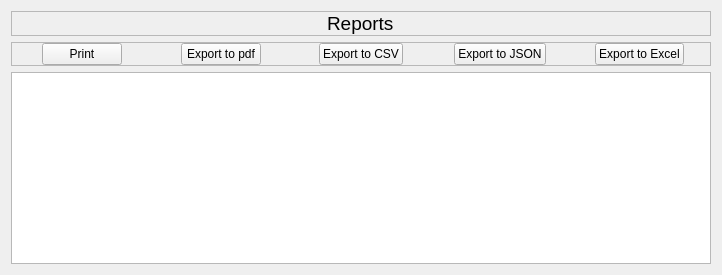
            <widget class="QWidget" name="report_page">
             <layout class="QVBoxLayout" name="verticalLayout_23">
              <item alignment="Qt::AlignmentFlag::AlignTop">
               <widget class="QWidget" name="widget_15" native="true">
                <property name="sizePolicy">
                 <sizepolicy hsizetype="Expanding" vsizetype="Expanding">
                  <horstretch>0</horstretch>
                  <verstretch>0</verstretch>
                 </sizepolicy>
                </property>
                <layout class="QVBoxLayout" name="verticalLayout_24">
                 <property name="spacing">
                  <number>0</number>
                 </property>
                 <property name="leftMargin">
                  <number>0</number>
                 </property>
                 <property name="topMargin">
                  <number>0</number>
                 </property>
                 <property name="rightMargin">
                  <number>0</number>
                 </property>
                 <property name="bottomMargin">
                  <number>0</number>
                 </property>
                 <item alignment="Qt::AlignmentFlag::AlignTop">
                  <widget class="QFrame" name="frame_23">
                   <property name="sizePolicy">
                    <sizepolicy hsizetype="Expanding" vsizetype="Expanding">
                     <horstretch>0</horstretch>
                     <verstretch>0</verstretch>
                    </sizepolicy>
                   </property>
                   <property name="font">
                    <font>
                     <family>Microsoft Yi Baiti</family>
                     <pointsize>14</pointsize>
                    </font>
                   </property>
                   <property name="frameShape">
                    <enum>QFrame::Shape::StyledPanel</enum>
                   </property>
                   <property name="frameShadow">
                    <enum>QFrame::Shadow::Raised</enum>
                   </property>
                   <layout class="QHBoxLayout" name="horizontalLayout_22">
                    <property name="spacing">
                     <number>0</number>
                    </property>
                    <property name="leftMargin">
                     <number>0</number>
                    </property>
                    <property name="topMargin">
                     <number>0</number>
                    </property>
                    <property name="rightMargin">
                     <number>0</number>
                    </property>
                    <property name="bottomMargin">
                     <number>0</number>
                    </property>
                    <item alignment="Qt::AlignmentFlag::AlignHCenter|Qt::AlignmentFlag::AlignTop">
                     <widget class="QLabel" name="report_label">
                      <property name="sizePolicy">
                       <sizepolicy hsizetype="Expanding" vsizetype="Expanding">
                        <horstretch>0</horstretch>
                        <verstretch>0</verstretch>
                       </sizepolicy>
                      </property>
                      <property name="font">
                       <font>
                        <family>Arial</family>
                        <pointsize>14</pointsize>
                        <bold>false</bold>
                       </font>
                      </property>
                      <property name="text">
                       <string>Reports</string>
                      </property>
                     </widget>
                    </item>
                   </layout>
                  </widget>
                 </item>
                </layout>
               </widget>
              </item>
              <item>
               <widget class="QWidget" name="widget_16" native="true">
                <layout class="QHBoxLayout" name="horizontalLayout_23">
                 <property name="spacing">
                  <number>0</number>
                 </property>
                 <property name="leftMargin">
                  <number>0</number>
                 </property>
                 <property name="topMargin">
                  <number>0</number>
                 </property>
                 <property name="rightMargin">
                  <number>0</number>
                 </property>
                 <property name="bottomMargin">
                  <number>0</number>
                 </property>
                 <item>
                  <widget class="QFrame" name="frame_24">
                   <property name="frameShape">
                    <enum>QFrame::Shape::StyledPanel</enum>
                   </property>
                   <property name="frameShadow">
                    <enum>QFrame::Shadow::Raised</enum>
                   </property>
                   <layout class="QHBoxLayout" name="horizontalLayout_25">
                    <property name="spacing">
                     <number>0</number>
                    </property>
                    <property name="leftMargin">
                     <number>0</number>
                    </property>
                    <property name="topMargin">
                     <number>0</number>
                    </property>
                    <property name="rightMargin">
                     <number>0</number>
                    </property>
                    <property name="bottomMargin">
                     <number>0</number>
                    </property>
                    <item alignment="Qt::AlignmentFlag::AlignHCenter">
                     <widget class="QPushButton" name="print_btn">
                      <property name="enabled">
                       <bool>true</bool>
                      </property>
                      <property name="minimumSize">
                       <size>
                        <width>70</width>
                        <height>0</height>
                       </size>
                      </property>
                      <property name="cursor">
                       <cursorShape>PointingHandCursor</cursorShape>
                      </property>
                      <property name="text">
                       <string>Print</string>
                      </property>
                     </widget>
                    </item>
                    <item alignment="Qt::AlignmentFlag::AlignHCenter">
                     <widget class="QPushButton" name="export_pdf_btn">
                      <property name="cursor">
                       <cursorShape>PointingHandCursor</cursorShape>
                      </property>
                      <property name="text">
                       <string>Export to pdf</string>
                      </property>
                     </widget>
                    </item>
                    <item alignment="Qt::AlignmentFlag::AlignHCenter">
                     <widget class="QPushButton" name="export_csv_btn">
                      <property name="text">
                       <string>Export to CSV</string>
                      </property>
                     </widget>
                    </item>
                    <item alignment="Qt::AlignmentFlag::AlignHCenter">
                     <widget class="QPushButton" name="export_json_btn">
                      <property name="text">
                       <string>Export to JSON</string>
                      </property>
                     </widget>
                    </item>
                    <item alignment="Qt::AlignmentFlag::AlignHCenter">
                     <widget class="QPushButton" name="pushButton_4">
                      <property name="text">
                       <string>Export to Excel</string>
                      </property>
                     </widget>
                    </item>
                   </layout>
                  </widget>
                 </item>
                </layout>
               </widget>
              </item>
              <item alignment="Qt::AlignmentFlag::AlignHCenter">
               <widget class="QWidget" name="widget_17" native="true">
                <property name="sizePolicy">
                 <sizepolicy hsizetype="Expanding" vsizetype="Preferred">
                  <horstretch>0</horstretch>
                  <verstretch>0</verstretch>
                 </sizepolicy>
                </property>
                <property name="minimumSize">
                 <size>
                  <width>700</width>
                  <height>0</height>
                 </size>
                </property>
                <layout class="QHBoxLayout" name="horizontalLayout_26">
                 <property name="spacing">
                  <number>0</number>
                 </property>
                 <property name="leftMargin">
                  <number>0</number>
                 </property>
                 <property name="topMargin">
                  <number>0</number>
                 </property>
                 <property name="rightMargin">
                  <number>0</number>
                 </property>
                 <property name="bottomMargin">
                  <number>0</number>
                 </property>
                 <item>
                  <widget class="QTableWidget" name="report_table"/>
                 </item>
                </layout>
               </widget>
              </item>
             </layout>
            </widget>
